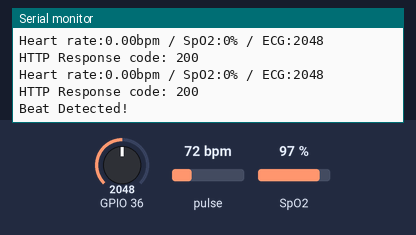
Simulated run of this sketch. Board: ESP32. Shown: the last lines printed to the serial monitor. Inputs (shaded band) come from the test bench; at power-on: pulse 72 bpm, GPIO 36 = 2048, SpO2 97 %. WiFi joins after 1.5 s; servers stay silent unless stated; web services answer with replies made up by the test bench.

Above: at 2.7 s.
2.8 s: pulse set to 42 bpm
At 3.5 s:
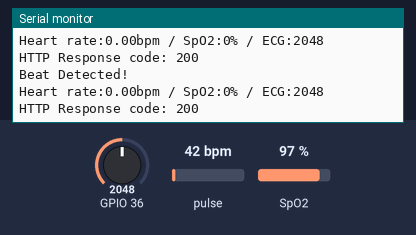
4.3 s: GPIO 36 set to 2866
At 4.47 s:
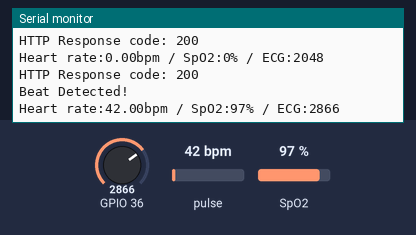
5.8 s: SpO2 set to 80 %
At 6.3 s:
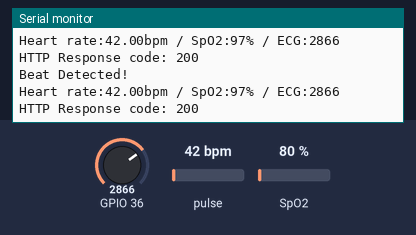
7.3 s: GPIO 36 set to 3603
At 7.7 s:
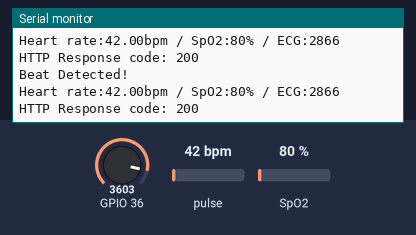
8.8 s: pulse set to 70 bpm
At 10.5 s:
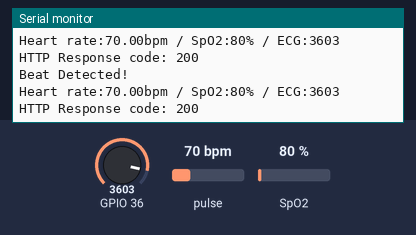
Timing chart, 0 to 11.3 s (numbered marks = the images above; inputs shaded):
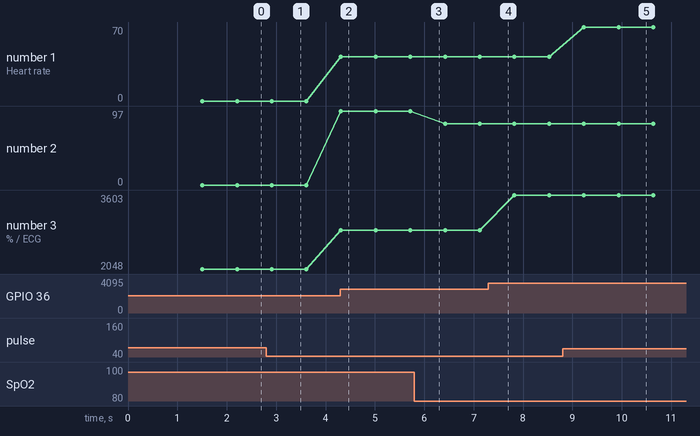

Measured:
- after the input at 4.3 s, the serial monitor: prints a new line at once (image 2)
- after the input at 8.8 s, the serial monitor: prints a new line after 0.43 s (image 5)
- plotted number 1: 42 → 70 after the input at 8.8 s
- plotted number 2: 97 → 80 after the input at 5.8 s
- plotted number 3: 2048 → 2866 after the input at 4.3 s, 2866 → 3603 after the input at 7.3 s

The sketch:

8.Pulse_Oximeter_and_ECG_Sensor_ThingSpeak.ino
```cpp
#include <WiFi.h>
#include <HTTPClient.h>
#include <Wire.h>
#include "MAX30100_PulseOximeter.h"

// Set your WiFi credentials
const char* ssid = "YourSSID";
const char* password = "YourPassword";
String serverName = "https://api.thingspeak.com/update?api_key=YourAPIKey";

#define REPORTING_PERIOD_MS 500

PulseOximeter pox;
uint32_t tsLastReport = 0;

void onBeatDetected() {
  Serial.println("Beat Detected!");
}

void setup() {
  Serial.begin(115200);
  Serial.print("Initializing pulse oximeter..");

  if (!pox.begin()) {
    Serial.println("FAILED");
    for (;;);
  } else {
    Serial.println("SUCCESS");
  }

  pox.setIRLedCurrent(MAX30100_LED_CURR_14_2MA);
  pox.setOnBeatDetectedCallback(onBeatDetected);

  WiFi.begin(ssid, password);
  Serial.println("Connecting");

  while (WiFi.status() != WL_CONNECTED) {
    delay(500);
    Serial.print(".");
  }

  Serial.println("");
  Serial.print("Connected to WiFi network with IP Address: ");
  Serial.println(WiFi.localIP());
}

void loop() {
  int spo2 = pox.getSpO2();
  int bpm = pox.getHeartRate();
  int ecgValue = analogRead(A0);

  pox.update();

  if (millis() - tsLastReport > REPORTING_PERIOD_MS) {
    Serial.print("Heart rate:");
    Serial.print(pox.getHeartRate());
    Serial.print("bpm / SpO2:");
    Serial.print(pox.getSpO2());
    Serial.print("% / ECG:");
    Serial.println(ecgValue);

    sendData(spo2, bpm, ecgValue);
    tsLastReport = millis();
  }
}

void sendData(int spo2, int bpm, int ecgValue) {
  HTTPClient http;

  String url = serverName + "&field1=" + spo2 + "&field2=" + bpm + "&field3=" + ecgValue;

  http.begin(url.c_str());

  int httpResponseCode = http.GET();

  if (httpResponseCode > 0) {
    Serial.print("HTTP Response code: ");
    Serial.println(httpResponseCode);
  } else {
    Serial.print("Error code: ");
    Serial.println(httpResponseCode);
  }

  http.end();
}
```
